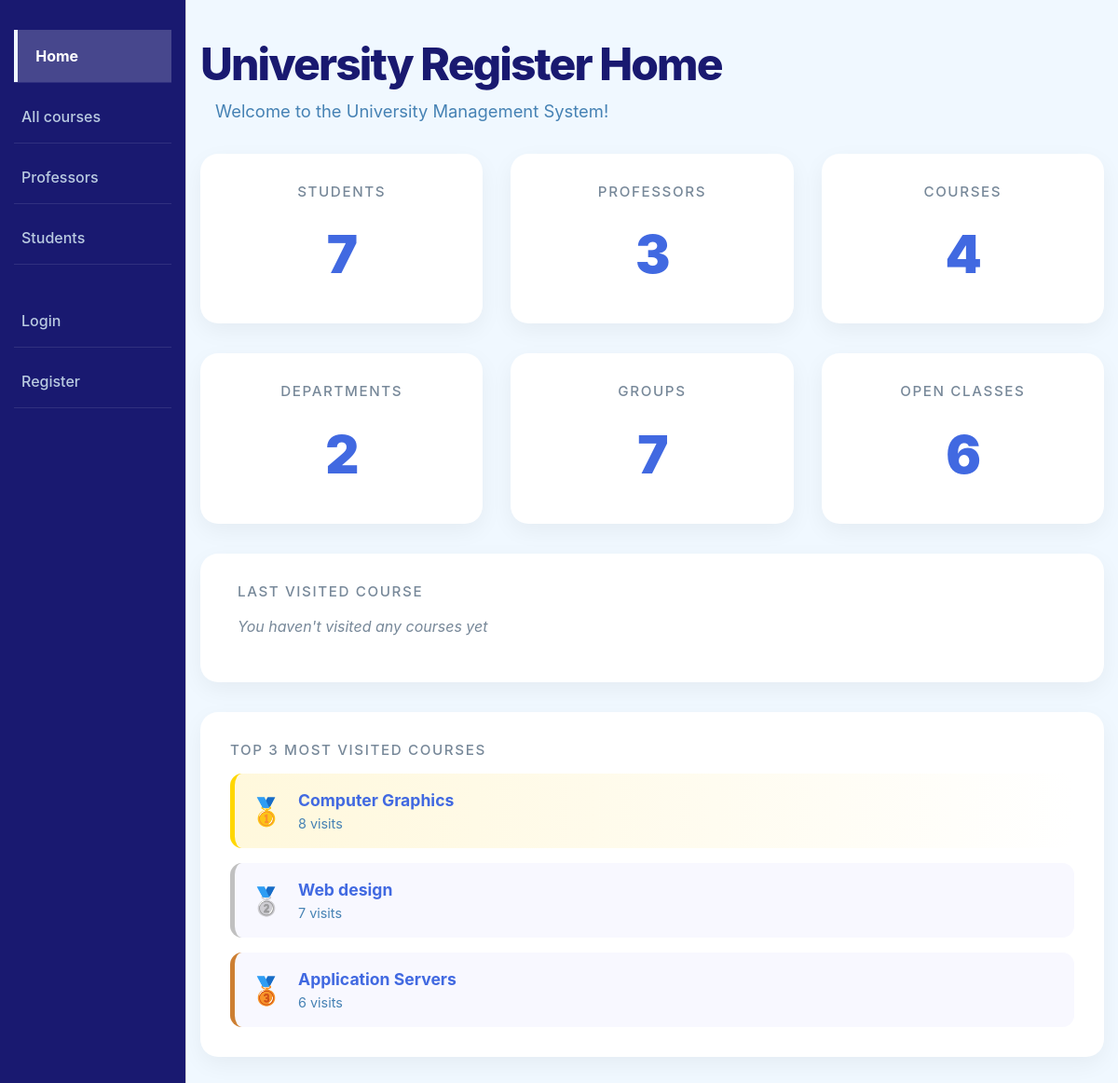
The app's page /catalog/, older data.
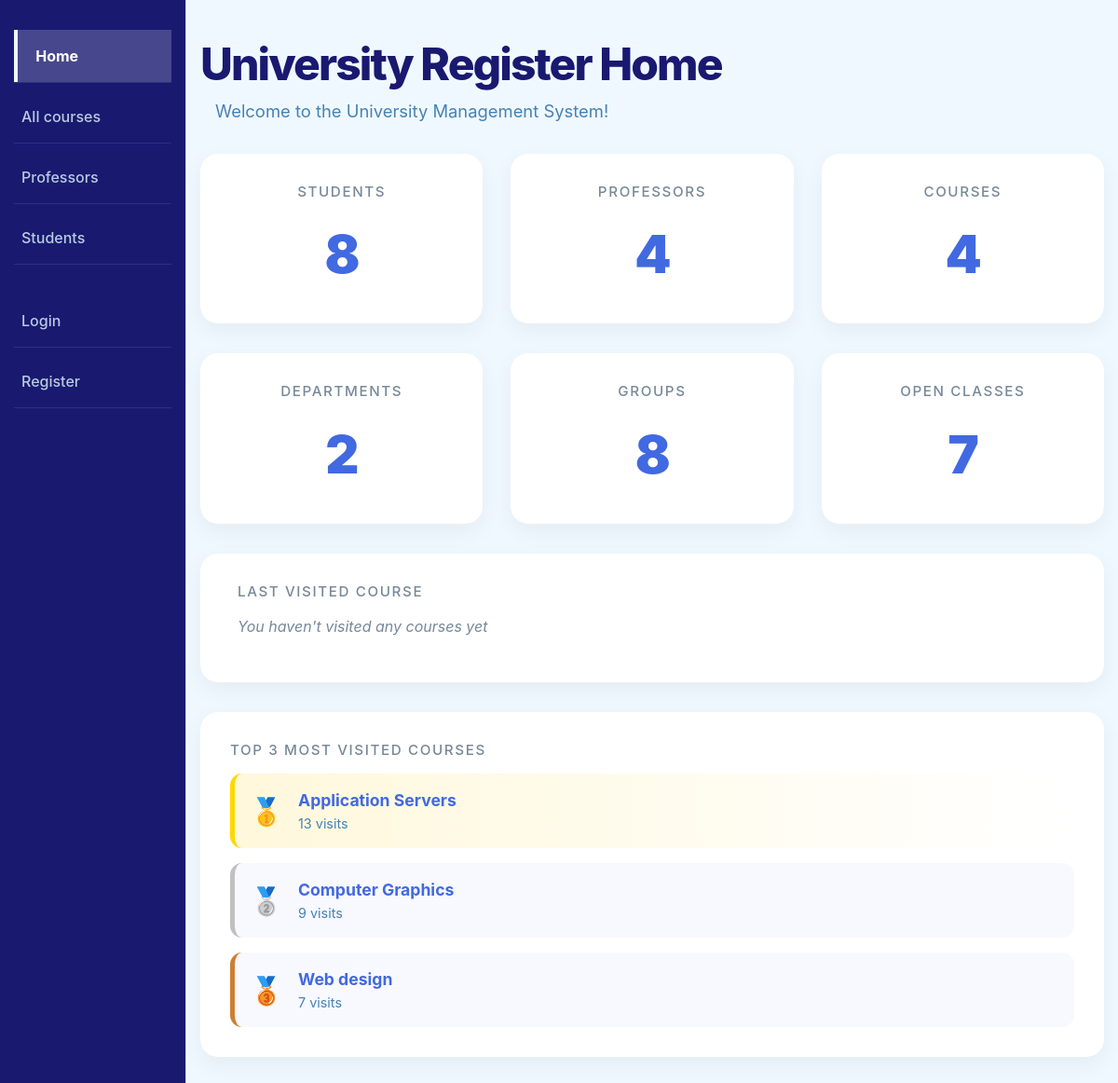
The same page, newer data.
### catalog/models.py (models this page shows, shortened)
class Course(models.Model):
  course_code = models.CharField(verbose_name='Course Code', max_length=200, help_text='Enter the course code')
  title = models.CharField(verbose_name='Course Title', max_length=200, help_text='Enter the course title')
  description = models.TextField(verbose_name='Course Description', help_text='Enter the course description', blank=True)
  academic_level = models.ForeignKey('Level', on_delete=models.SET_NULL, null=True)
  department = models.ForeignKey('Department', on_delete=models.SET_NULL, null=True)
  topic = models.CharField(verbose_name='Course Topic', max_length=255, help_text='Enter the course topic', blank=True)
  visit_count = models.PositiveIntegerField(default=0)
  def get_absolute_url(self):
    return reverse('course-detail', args=[str(self.id)])

### catalog/views.py (the view)
# urls.py: path('', views.index, name='index'),
def index(request):
    num_students = Student.objects.count()
    num_profesores = Profesor.objects.count()
    num_courses = Course.objects.count()
    num_departments = Department.objects.count()
    num_classgroups = ClassGroup.objects.count()
    num_classgroups_open = ClassGroup.objects.filter(status__exact='OPEN').count()
    last_course = None
    last_course_id = request.session.get('last_course_id')
    if last_course_id:
        last_course = Course.objects.filter(id=last_course_id).first()
    top_courses = Course.objects.order_by('-visit_count')[:3]
    context = {
        'num_students': num_students,
        'num_profesores': num_profesores,
        'num_courses': num_courses,
        'num_departments': num_departments,
        'num_classgroups': num_classgroups,
        'num_classgroups_open': num_classgroups_open,
        'last_course': last_course,
        'top_courses': top_courses,
    }
    return render(request, 'index.html', context=context)

### catalog/templates/index.html
{% extends "base_generic.html" %}
{% block content %}
  <h1 class="main-title">University Register Home</h1>
  <p class="subtitle">Welcome to the University Management System!</p>
  <div class="row">
    <div class="col-md-4 col-sm-6">
      <div class="stat-card">
        <h3>Students</h3>
        <p class="number-display">{{ num_students }}</p>
      </div>
    </div> <div class="col-md-4 col-sm-6">
      <div class="stat-card">
        <h3>Professors</h3>
        <p class="number-display">{{ num_profesores }}</p>
      </div>
    </div>
    <div class="col-md-4 col-sm-6">
      <div class="stat-card">
        <h3>Courses</h3>
        <p class="number-display">{{ num_courses }}</p>
      </div>
    </div>
    <div class="col-md-4 col-sm-6">
      <div class="stat-card">
        <h3>Departments</h3>
        <p class="number-display">{{ num_departments }}</p>
      </div>
    </div>
    <div class="col-md-4 col-sm-6">
      <div class="stat-card">
        <h3>Groups</h3>
        <p class="number-display">{{ num_classgroups }}</p>
      </div>
    </div>
    <div class="col-md-4 col-sm-6">
      <div class="stat-card">
        <h3>Open Classes</h3>
        <p class="number-display">{{ num_classgroups_open }}</p>
      </div>
    </div>
  </div>
  <div class="row">
    <div class="col-12">
      <div class="stat-card last-course-card">
        <h3>Last visited course</h3>
        {% if last_course %}
          <p class="last-course-title">
            <a href="{{ last_course.get_absolute_url }}">
              {{ last_course.title }}
            </a>
          </p>
          <p class="last-course-extra">
            {{ last_course.course_code }} • {{ last_course.department }}
          </p>
        {% else %}
          <p class="last-course-empty">
            You haven't visited any courses yet
          </p>
        {% endif %}
      </div>
    </div>
  </div>
  <div class="row">
    <div class="col-12">
      <div class="stat-card ranking-card">
        <h3>Top 3 Most Visited Courses</h3>
        <div class="top3-container">
          {% for course in top_courses %}
            <div class="top3-item position-{{ forloop.counter }}">
              <div class="medal">
                {% if forloop.counter == 1 %}🥇{% endif %}
                {% if forloop.counter == 2 %}🥈{% endif %}
                {% if forloop.counter == 3 %}🥉{% endif %}
              </div>
              <div class="top3-info">
                <a href="{{ course.get_absolute_url }}" class="top3-title">
                  {{ course.title }}
                </a>
                <p class="top3-visits">
                  {{ course.visit_count }} visits
                </p>
              </div>
            </div>
          {% empty %}
            <p>No data yet</p>
          {% endfor %}
        </div>
      </div>
    </div>
  </div>
{% endblock %}

### catalog/templates/base_generic.html (shortened to what this page needs)
<!DOCTYPE html>
<html lang="en">
<head>
  <link rel="stylesheet" href="https://cdn.jsdelivr.net/npm/bootstrap@4.5.3/dist/css/bootstrap.min.css"
>
  {% load static %}
  <link rel="stylesheet" href="{% static 'css/styles.css' %}">
</head>
<body class="vh-100">
  <div class="container-fluid h-100">
    <div class="row h-100">
      <div class="col-sm-2">
        {% block sidebar %}
        <ul class="sidebar-nav">
          <li>
            <a href="{% url 'index' %}" class="{% if request.path == '/catalog/' %}active{% endif %}">
              Home
            </a>
          </li>
          <li>
            <a href="{% url 'courses' %}" class="{% if '/courses/' in request.path %}active{% endif %}">
              All courses
            </a>
          </li>
          <li>
            <a href="{% url 'professors' %}" class="{% if '/professors/' in request.path %}active{% endif %}">
              Professors
            </a>
          </li>
          <li>
            <a href="{% url 'students' %}" class="{% if '/students/' in request.path %}active{% endif %}">
              Students
            </a>
          </li>
        </ul>
        <ul class="sidebar-user">
          {% if user.is_authenticated %}
          <li>
            <span class="user-info">User: {{ user.get_username }}</span>
          </li>
          <li>
            <form action="{% url 'logout' %}" method="post" style="margin: 0;">
              {% csrf_token %}
              <button type="submit" class="logout-link">Logout</button>
            </form>
          </li>
          {% else %}
          <li>
            <a href="{% url 'login' %}?next={{request.path}}">Login</a>
          </li>
          <li>
            <a href="{% url 'register' %}">Register</a>
          </li>
          {% endif %}
        </ul>
        {% endblock %}
      </div>
      <div class="col-sm-10 h-100 overflow-auto">
        {% block content %}{% endblock %}
      </div>
    </div>
  </div>
</body>
</html>

### catalog/static/css/styles.css (style rules this page uses)
body { background-color: AliceBlue; margin: 0; padding: 0; }
.col-sm-2 { border-right: 0.06rem solid LightGray; background-color: MidnightBlue; padding-top: 2rem; }
.sidebar-nav { padding: 0; margin: 0; list-style: none; }
.sidebar-nav li { margin-bottom: 0.5rem; border-bottom: 0.05rem solid rgba(255, 255, 255, 0.1); }
.sidebar-nav li a { text-decoration: none; color: rgb(186, 203, 225); display: block; padding: 1rem 0.5rem; font-weight: 500; transition: all 0.2s ease; }
.sidebar-nav li a.active { background-color: rgba(255, 255, 255, 0.2); color: White; font-weight: bold; border-left: 0.3rem solid AliceBlue; padding-left: 1.2rem; }
.main-title { font-size: 3rem; color: MidnightBlue; margin-top: 2.5rem; margin-bottom: 0.5rem; font-weight: 800; letter-spacing: -0.12rem; }
.subtitle { font-size: 1.15rem; color: SteelBlue; margin-bottom: 2rem; display: block; padding-left: 1rem; }
.stat-card { background-color: White; padding: 2rem; margin-bottom: 2rem; text-align: center; border-radius: 1.2rem; border: none; box-shadow: 0 0.5rem 1.5rem rgba(0, 0, 0, 0.05); transition: transform 0.4s cubic-bezier(0.175, 0.885, 0.32, 1.275), box-shadow 0.4s ease; }
.number-display { font-size: 3.5rem; font-weight: 900; color: RoyalBlue; margin: 0; letter-spacing: -0.1rem; }
.stat-card h3 { font-size: 0.95rem; text-transform: uppercase; color: LightSlateGray; letter-spacing: 0.1rem; margin-bottom: 1rem; }
.sidebar-user { padding: 0; margin: 2rem 0 0 0; list-style: none; }
.sidebar-user li { margin-bottom: 0.5rem; border-bottom: 0.05rem solid rgba(255, 255, 255, 0.1); }
.sidebar-user .user-info, .sidebar-user .logout-link, .sidebar-user li a { text-decoration: none; color: rgb(186, 203, 225) !important; display: block; padding: 1rem 0.5rem; font-weight: 500; transition: all 0.2s ease; }
.last-course-card { text-align: left; padding: 2rem 2.5rem; }
.last-course-empty { color: LightSlateGray; font-style: italic; }
.ranking-card { text-align: left; }
.top3-container { display: flex; flex-direction: column; gap: 1rem; margin-top: 1rem; }
.top3-item { display: flex; align-items: center; padding: 1rem; border-radius: 0.8rem; background-color: GhostWhite; transition: all 0.3s ease; }
.medal { font-size: 1.8rem; margin-right: 1rem; }
.top3-title { font-weight: 700; font-size: 1.1rem; text-decoration: none; color: RoyalBlue; }
.top3-visits { margin: 0; font-size: 0.9rem; color: SteelBlue; }
.position-1 { background: linear-gradient(90deg, #fff8dc, #ffffff); border-left: 5px solid gold; }
.position-2 { border-left: 5px solid silver; }
.position-3 { border-left: 5px solid #cd7f32; }

Row changes from the older to the newer data that the page shows:
changed Course "Application Servers": visit_count "6" → "13"; text "🥉" → "🥇"; moves up the list
changed Course "Computer Graphics": visit_count "8" → "9"; text "🥇" → "🥈"
computed for Course "Web design": text "🥈" → "🥉"
Text that changed along with them:
{{ num_students }}: "7" → "8"
{{ num_profesores }}: "3" → "4"
{{ num_classgroups }}: "7" → "8"
{{ num_classgroups_open }}: "6" → "7"
